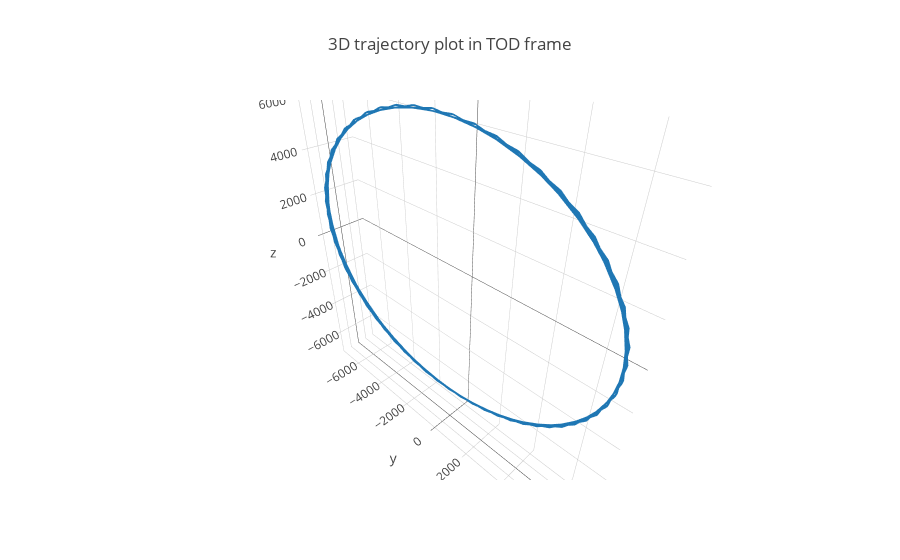

Notebook source saved alongside this figure:
### Markdown cell above
3D plot

### Code cell
import plotly.graph_objs as go

trace = go.Scatter3d(
    x = 1e-3 * PV_tod_df['x'],
    y = 1e-3 * PV_tod_df['y'],
    z = 1e-3 * PV_tod_df['z'],
    mode='lines',
    line=dict(
        color='#1f77b4',
        width=3
    )
)

data = [trace]

layout = go.Layout(
    title = '3D trajectory plot in TOD frame',
    scene=dict(
        aspectmode='data'
    )
)

fig = dict(data=data, layout=layout)

py.iplot(fig)

### Figure 1 — Plotly figure (JSON) as saved in the notebook; plotly's stock layout.template omitted (floating-point values rounded to 4 significant figures; data arrays with more than 128 entries replaced by an {"elided": "..."} marker saying what was removed)
{"data": [{"line": {"color": "#1f77b4", "width": 3}, "mode": "lines", "type": "scatter3d", "uid": "329ca0f3-d4ff-414e-8a0a-68d822d761c7", "x": {"elided": "288 float values"}, "y": {"elided": "288 float values"}, "z": {"elided": "288 float values"}}], "layout": {"autosize": true, "scene": {"aspectmode": "data", "aspectratio": {"x": 0.3089, "y": 1.803, "z": 1.795}}, "title": {"text": "3D trajectory plot in TOD frame"}}}
